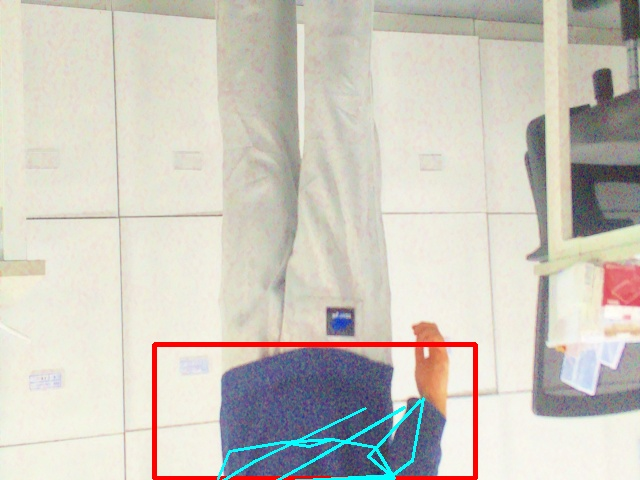
#> input picture SubCameraApp_refactory_260309_stm_com/SubCameraApp_refactory_260309/build/captures/20260310_093136_fall_id1.jpg, 640 x 480 px
$ python -i metrics_calculator.py   (imports and definitions only)   (older library calls are emulated)
#> lines starting #> are read from the running program, lines starting #| are printed output that depends on the picture
"""
metrics_calculator.py – 이미지 품질 5종 지표 계산 (260313_compare.cpp 포트)
"""
import numpy as np
import cv2
from dataclasses import dataclass


@dataclass
class ImageMetrics:
    name: str = ""
    sharpness: float = 0.0      # Laplacian Variance
    colorfulness: float = 0.0   # Hasler-Suesstrunk
    brightness: float = 0.0     # 평균 밝기
    tenengrad: float = 0.0      # Sobel 기반 에지 강도
    noise_estimate: float = 0.0 # Brenner Gradient
    latency: float = 0.0        # 처리 시간 (ms)


class MetricsCalculator:
    """260313_compare.cpp 의 5종 지표를 Python으로 재현"""

    @staticmethod
    def compute(img: np.ndarray, name: str = "", latency: float = 0.0) -> ImageMetrics:
        m = ImageMetrics(name=name, latency=latency)
        m.sharpness     = MetricsCalculator.get_sharpness(img)
        m.colorfulness  = MetricsCalculator.get_colorfulness(img)
        m.brightness    = MetricsCalculator.get_brightness(img)
        m.tenengrad     = MetricsCalculator.get_tenengrad(img)
        m.noise_estimate= MetricsCalculator.get_noise_estimate(img)
        return m

    @staticmethod
    def get_sharpness(img: np.ndarray) -> float:
        gray = cv2.cvtColor(img, cv2.COLOR_BGR2GRAY) if img.ndim == 3 else img
        lap = cv2.Laplacian(gray, cv2.CV_64F)
        return float(lap.var())

    @staticmethod
    def get_colorfulness(img: np.ndarray) -> float:
        if img.ndim != 3:
            return 0.0
        b, g, r = cv2.split(img.astype(np.float32))
        rg = np.abs(r - g)
        yb = np.abs(0.5 * (r + g) - b)
        std_rg, mean_rg = rg.std(), rg.mean()
        std_yb, mean_yb = yb.std(), yb.mean()
        std_root  = np.sqrt(std_rg**2 + std_yb**2)
        mean_root = np.sqrt(mean_rg**2 + mean_yb**2)
        return float(std_root + 0.3 * mean_root)

    @staticmethod
    def get_brightness(img: np.ndarray) -> float:
        gray = cv2.cvtColor(img, cv2.COLOR_BGR2GRAY) if img.ndim == 3 else img
        return float(gray.mean())

    @staticmethod
    def get_tenengrad(img: np.ndarray) -> float:
        gray = cv2.cvtColor(img, cv2.COLOR_BGR2GRAY) if img.ndim == 3 else img
        gx = cv2.Sobel(gray, cv2.CV_64F, 1, 0)
        gy = cv2.Sobel(gray, cv2.CV_64F, 0, 1)
        mag = np.sqrt(gx**2 + gy**2)
        return float((mag**2).sum() / (img.shape[0] * img.shape[1]))

    @staticmethod
    def get_noise_estimate(img: np.ndarray) -> float:
        gray = cv2.cvtColor(img, cv2.COLOR_BGR2GRAY) if img.ndim == 3 else img
        diff = np.abs(gray[:, 1:].astype(np.float32) - gray[:, :-1].astype(np.float32))
        return float(diff.mean())

    @staticmethod
    def draw_overlay(cell: np.ndarray, m: ImageMetrics) -> np.ndarray:
        """지표를 셀 이미지에 오버레이 (in-place)"""
        h = cell.shape[0]
        # 제목
        cv2.putText(cell, m.name, (10, 25), cv2.FONT_HERSHEY_SIMPLEX,
                    0.55, (0, 0, 0), 3)
        cv2.putText(cell, m.name, (10, 25), cv2.FONT_HERSHEY_SIMPLEX,
                    0.55, (0, 255, 255), 1)
        # 하단 지표
        line1 = f"T:{m.tenengrad:.0f} Ns:{m.noise_estimate:.1f}"
        line2 = f"S:{m.sharpness:.0f} C:{m.colorfulness:.1f} B:{m.brightness:.0f}"
        cv2.putText(cell, line1, (8, h - 40), cv2.FONT_HERSHEY_SIMPLEX,
                    0.42, (0, 0, 0), 2)
        cv2.putText(cell, line1, (8, h - 40), cv2.FONT_HERSHEY_SIMPLEX,
                    0.42, (255, 255, 255), 1)
        cv2.putText(cell, line2, (8, h - 22), cv2.FONT_HERSHEY_SIMPLEX,
                    0.40, (0, 255, 255), 1)
        return cell

>>> import cv2
>>> picture = cv2.imread('../../../SubCameraApp_refactory_260309_stm_com/SubCameraApp_refactory_260309/build/captures/20260310_093136_fall_id1.jpg')
#> picture is the input picture: shape (480, 640, 3); mean B, G, R 191.9, 200.8, 205
>>> result = MetricsCalculator().compute(picture)
#> in get_sharpness, `lap = cv2.Laplacian(gray, cv2.CV_64F)`:
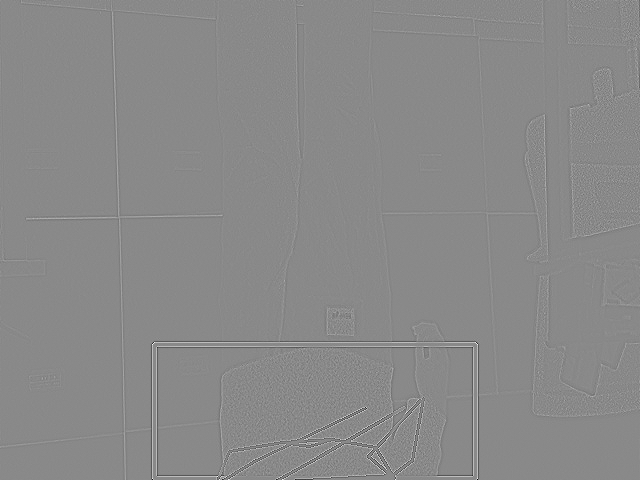
#> lap: shape (480, 640) float64; min -406, max 347, mean 0; drawn with min black and max white
#> in compute, `m.sharpness     = MetricsCalculator.get_sharpness(img)`: m.sharpness = 447.4
#> in get_colorfulness, `b, g, r = cv2.split(img.astype(np.float32))`:
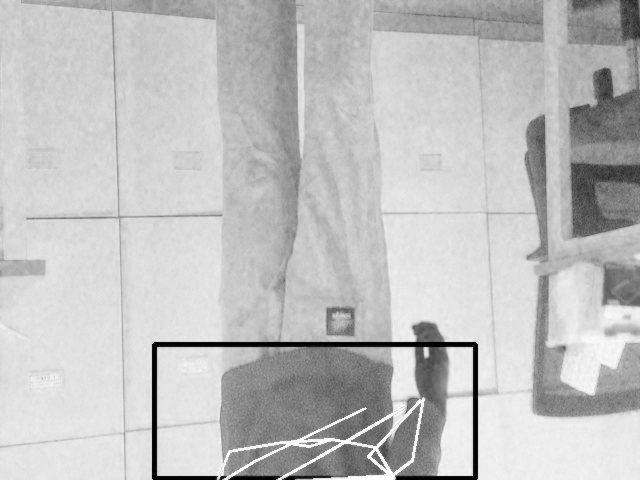
#> b: shape (480, 640) float32; min 0, max 255, mean 191.9
#> in get_colorfulness, `b, g, r = cv2.split(img.astype(np.float32))`:
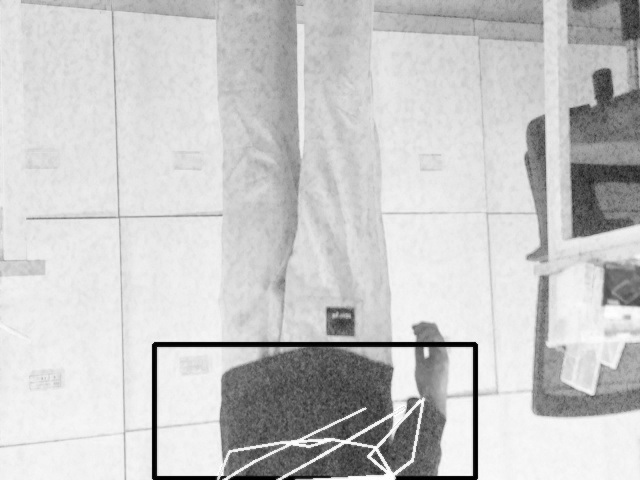
#> g: shape (480, 640) float32; min 0, max 255, mean 200.8
#> in get_colorfulness, `b, g, r = cv2.split(img.astype(np.float32))`:
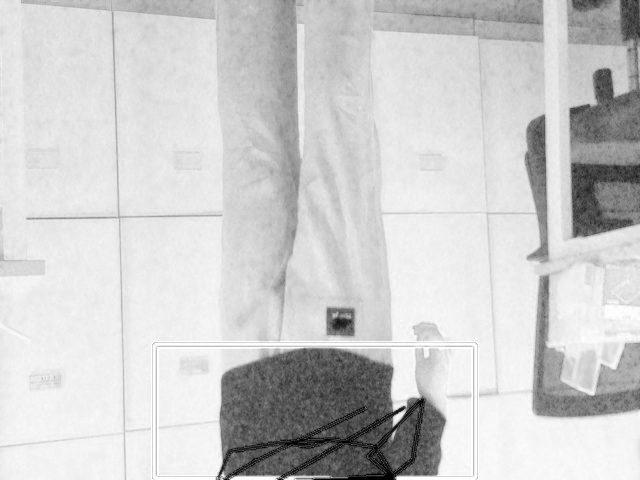
#> r: shape (480, 640) float32; min 0, max 255, mean 205
#> in get_colorfulness, `yb = np.abs(0.5 * (r + g) - b)`:
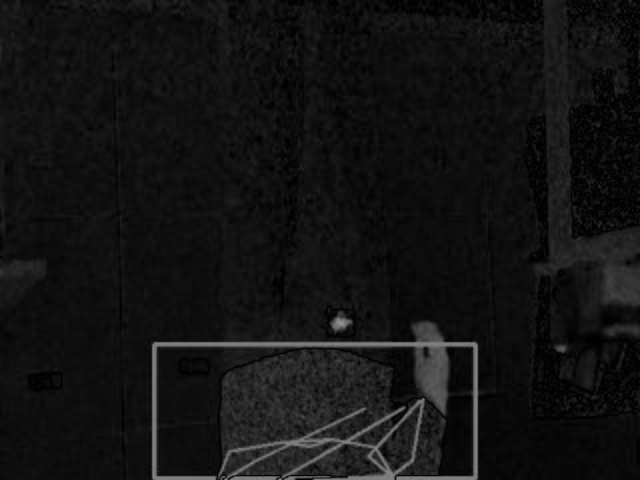
#> yb: shape (480, 640) float32; min 0, max 147, mean 19
#> in get_colorfulness, `std_rg, mean_rg = rg.std(), rg.mean()`: std_rg = 31.67; mean_rg = 11
#> in get_colorfulness, `std_yb, mean_yb = yb.std(), yb.mean()`: std_yb = 16.88; mean_yb = 18.99
#> in get_colorfulness, `std_root  = np.sqrt(std_rg**2 + std_yb**2)`: std_root = 35.89
#> in get_colorfulness, `mean_root = np.sqrt(mean_rg**2 + mean_yb**2)`: mean_root = 21.95
#> in compute, `m.colorfulness  = MetricsCalculator.get_colorfulness(img)`: m.colorfulness = 42.47
#> in compute, `m.brightness    = MetricsCalculator.get_brightness(img)`: m.brightness = 201
#> in get_tenengrad, `mag = np.sqrt(gx**2 + gy**2)`:
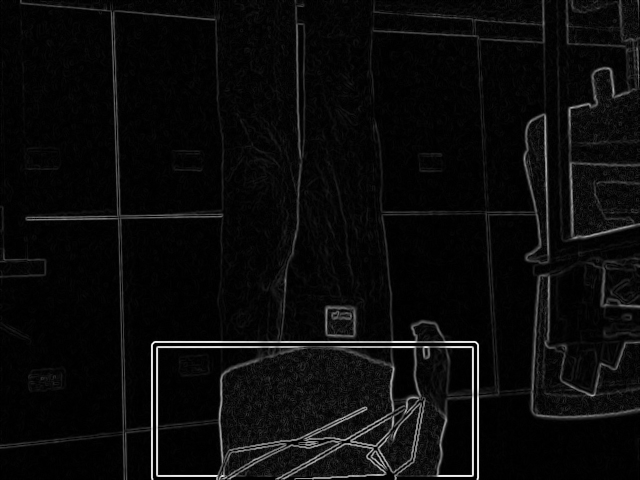
#> mag: shape (480, 640) float64; min 0, max 715.4, mean 32.1; drawn with min black and max white
#> in compute, `m.tenengrad     = MetricsCalculator.get_tenengrad(img)`: m.tenengrad = 6219.3
#> in get_noise_estimate, `diff = np.abs(gray[:, 1:].astype(np.float32) - gray[:, :-1].astype(np...`:
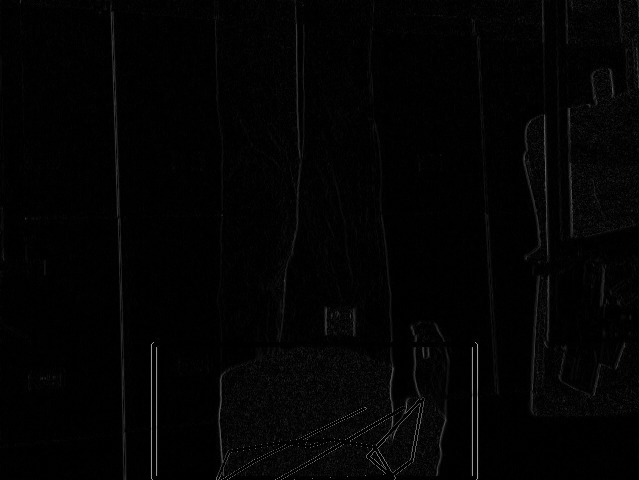
#> diff: shape (480, 639) float32; min 0, max 163, mean 3.4
#> in compute, `m.noise_estimate= MetricsCalculator.get_noise_estimate(img)`: m.noise_estimate = 3.38
